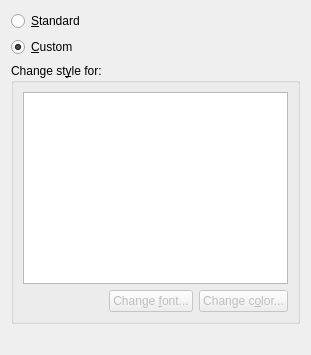
<?xml version="1.0" encoding="UTF-8"?>
<ui version="4.0">
 <class>ConfigAppearanceWidget</class>
 <widget class="QWidget" name="ConfigAppearanceWidget">
  <property name="windowTitle">
   <string>Highlighting</string>
  </property>
  <layout class="QVBoxLayout" name="verticalLayout">
   <item>
    <widget class="QRadioButton" name="standardAppearanceCheck">
     <property name="whatsThis">
      <string>&lt;p&gt;When this option is checked, the default fonts and colors are used in the output.&lt;/p&gt;</string>
     </property>
     <property name="text">
      <string>&amp;Standard</string>
     </property>
    </widget>
   </item>
   <item>
    <widget class="QRadioButton" name="customAppearanceCheck">
     <property name="whatsThis">
      <string>&lt;p&gt;When this option is checked, the fonts and colors defined below will be used in the output instead of the default ones.&lt;/p&gt;</string>
     </property>
     <property name="text">
      <string>&amp;Custom</string>
     </property>
     <property name="checked">
      <bool>true</bool>
     </property>
    </widget>
   </item>
   <item>
    <widget class="QGroupBox" name="appearanceGroupBox">
     <property name="title">
      <string>Change st&amp;yle for:</string>
     </property>
     <layout class="QGridLayout" name="gridLayout">
      <item row="0" column="0" colspan="3">
       <widget class="QTableWidget" name="itemTable">
        <property name="whatsThis">
         <string>&lt;p&gt;Select the structure appearing in the TikZ code for which you want to change the fonts and colors.&lt;/p&gt;</string>
        </property>
        <property name="tabKeyNavigation">
         <bool>false</bool>
        </property>
        <property name="selectionMode">
         <enum>QAbstractItemView::SingleSelection</enum>
        </property>
        <property name="columnCount">
         <number>1</number>
        </property>
        <attribute name="horizontalHeaderVisible">
         <bool>false</bool>
        </attribute>
        <attribute name="horizontalHeaderStretchLastSection">
         <bool>true</bool>
        </attribute>
        <attribute name="verticalHeaderVisible">
         <bool>false</bool>
        </attribute>
        <attribute name="verticalHeaderVisible">
         <bool>false</bool>
        </attribute>
        <attribute name="horizontalHeaderStretchLastSection">
         <bool>true</bool>
        </attribute>
        <attribute name="horizontalHeaderVisible">
         <bool>false</bool>
        </attribute>
        <column/>
       </widget>
      </item>
      <item row="1" column="0">
       <spacer name="horizontalSpacer">
        <property name="orientation">
         <enum>Qt::Horizontal</enum>
        </property>
        <property name="sizeHint" stdset="0">
         <size>
          <width>80</width>
          <height>20</height>
         </size>
        </property>
       </spacer>
      </item>
      <item row="1" column="1">
       <widget class="QPushButton" name="fontButton">
        <property name="enabled">
         <bool>false</bool>
        </property>
        <property name="whatsThis">
         <string>&lt;p&gt;Select the font in which the structure that you selected in the box above should be displayed.&lt;/p&gt;</string>
        </property>
        <property name="text">
         <string>Change &amp;font...</string>
        </property>
       </widget>
      </item>
      <item row="1" column="2">
       <widget class="QPushButton" name="colorButton">
        <property name="enabled">
         <bool>false</bool>
        </property>
        <property name="whatsThis">
         <string>&lt;p&gt;Select the text color in which the structure that you selected in the box above should be displayed.&lt;/p&gt;</string>
        </property>
        <property name="text">
         <string>Change c&amp;olor...</string>
        </property>
       </widget>
      </item>
     </layout>
    </widget>
   </item>
   <item>
    <spacer name="verticalSpacer">
     <property name="orientation">
      <enum>Qt::Vertical</enum>
     </property>
     <property name="sizeHint" stdset="0">
      <size>
       <width>20</width>
       <height>20</height>
      </size>
     </property>
    </spacer>
   </item>
  </layout>
 </widget>
 <resources/>
 <connections/>
</ui>
